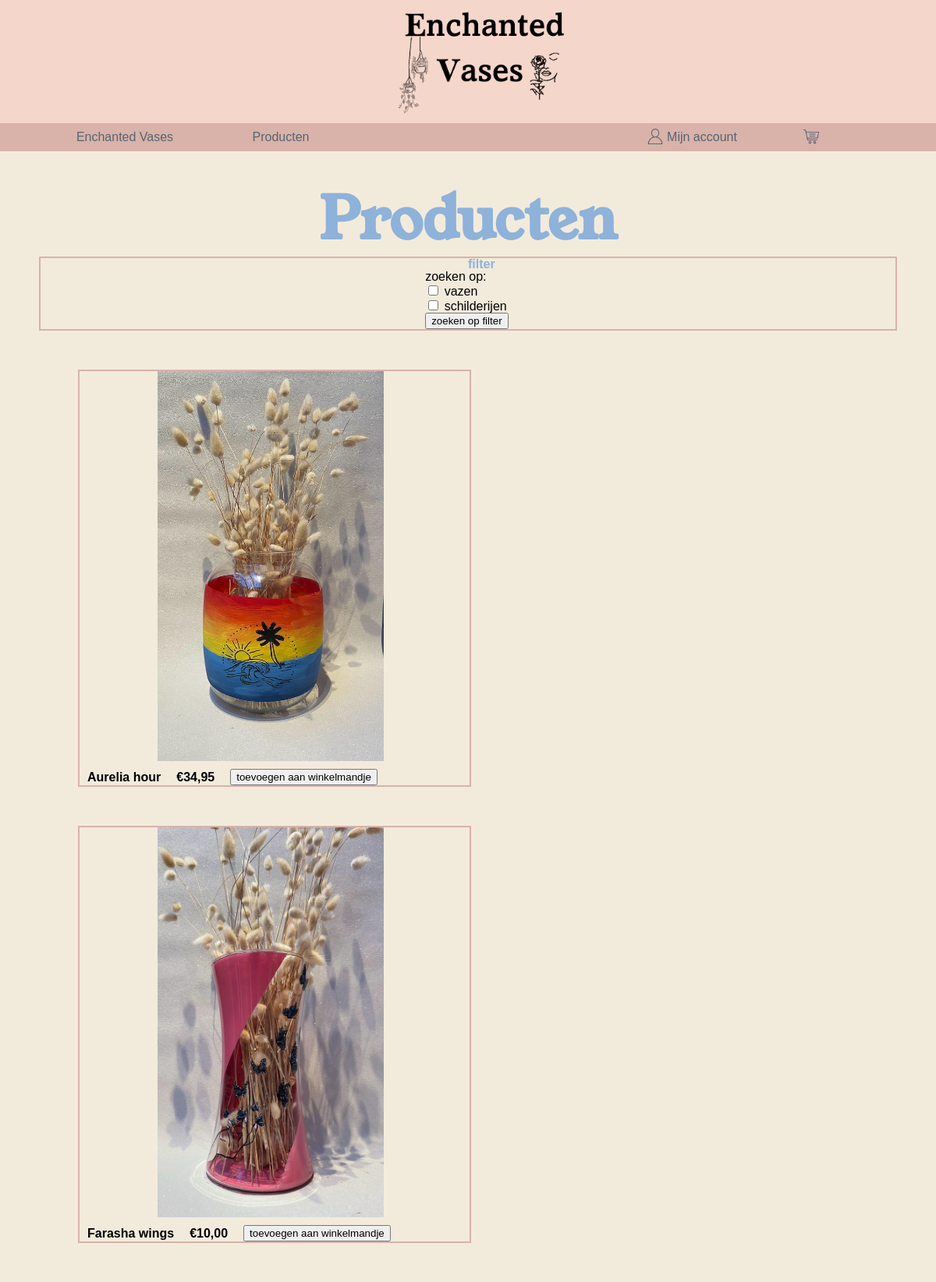
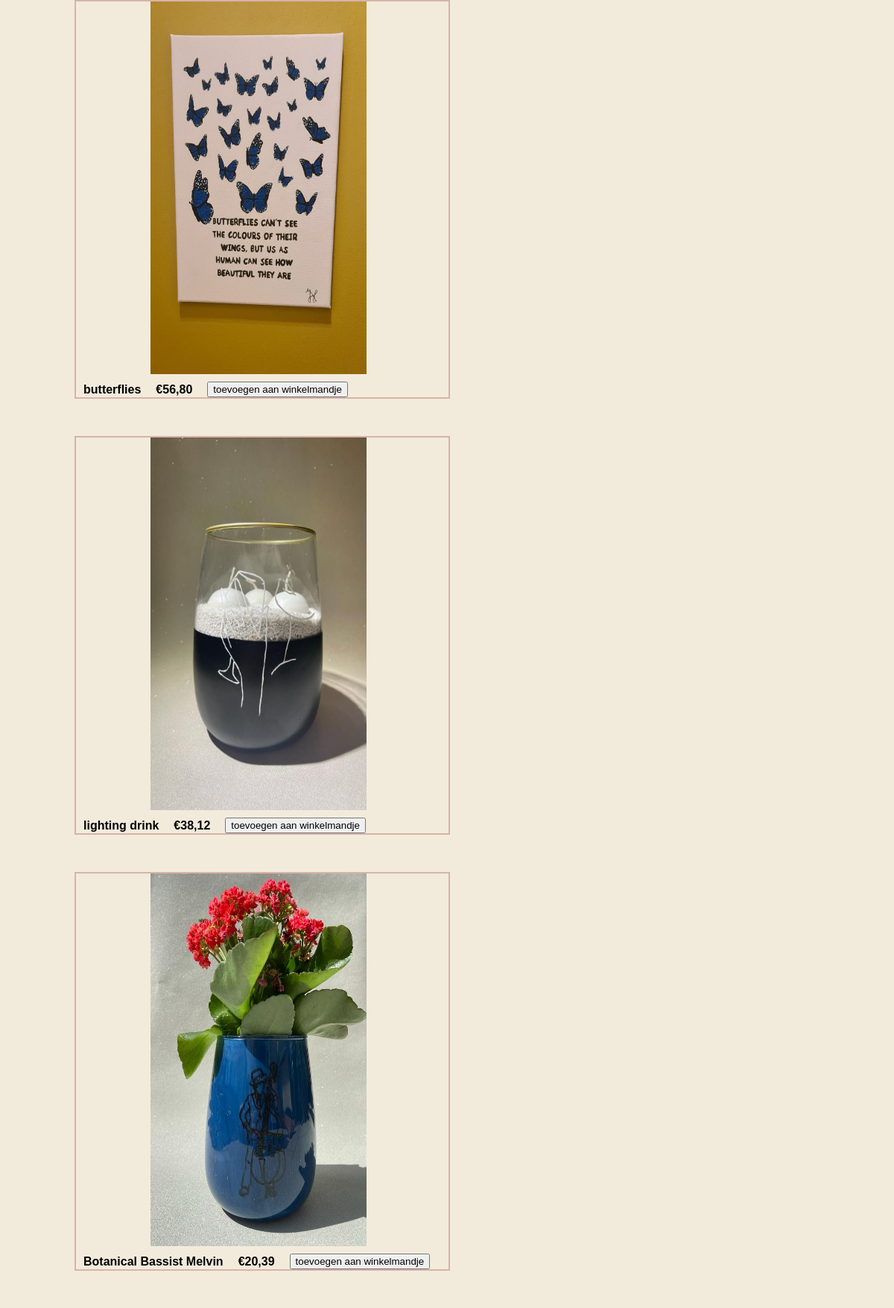
The app's page /Producten.php (upper part) with its own data (2 pictures, top to bottom).
### tables this page shows
CREATE TABLE `producten` (
  `productID` bigint(8) UNSIGNED NOT NULL,
  `naam` varchar(50) DEFAULT NULL,
  `prijs` float(6,2) DEFAULT NULL,
  `aantalOpVoorraad` bigint(8) DEFAULT NULL,
  `categorie` varchar(20) DEFAULT NULL,
  `actief` varchar(11) DEFAULT NULL,
  `afbeelding` varchar(100) DEFAULT NULL,
  `subcategorie` varchar(20) DEFAULT NULL
);

### Producten.php (the view, shortened to what this page needs)
<?php
	$host = 'localhost';
    $user = 'webuser';
    $password = "Lab2021";
    $link = mysqli_connect($host, $user, $password) or die("Error: er kon geen conectie gemaakt worden.");
    $database = "webshop";
    mysqli_select_db($link, $database) or die("Error: database kon niet geopend worden");
	$show_all_query = "SELECT *  FROM producten WHERE actief = 1 and aantalOpVoorraad > 0";
    $resultaat_show = mysqli_query($link, $show_all_query);
?>
<!doctype html>
<html>
<head>
    <?php
	include ("./Standaard/header.php")
	?>
	<link href="./css/producten.css" rel="stylesheet" />
</head>
<?php
    	if($_SESSION['userRol'] == 'owner'){
            include ("./Standaard/nav_owner.php");
        }else{
            include ("./Standaard/link_header_nav.php");
        }
?>
<div class="box1">
	<h1 class="welkom">
		Producten
	</h1>
    <div class="box_filter">
        <h2 class="filter">filter</h2>
        <div class="filet_middel">
            <form method="post">
                <p>zoeken op:</p>
                <div class="hoofd_check">
                    <input type="checkbox" id="vazen" name="vazen" value="vazen" onclick="checkbox()">
                    <label for="vazen">vazen</label>
                </div>
                <div class="hoofd_check">
                    <input type="checkbox" id="schilderijen" name="schilderijen" value="schilderijen">
                    <label for="vazen">schilderijen</label>
                </div>
                <input type="button" name="filter" value="zoeken op filter" onclick="start_filter()"/>
            </form>
        </div>
    </div>
    <div id="producten">
        <?php
            while($row_show = mysqli_fetch_array($resultaat_show)){
                echo("<div class='box_product' id='box_product'>");
                    echo("<img class='afbeelding_porduxt' src='{$row_show['afbeelding']}' alt='afbeelding {$row_show['naam']}'>");
                    echo("<div class='product_onderstaande'>");
                        echo("<div class='product_text'>");
                            echo("<p class='naam_product'>".$row_show['naam']."");
                            echo("<a class='prijs_product'>€".number_format($row_show['prijs'], 2, ',', ' ')."</a></p>");
                        echo("</div>");
                        echo("<form method='post'>");
                            echo("<p class='button'><input type='submit' name='toevoegen_winkelmand' value='toevoegen aan winkelmandje' onclick='start()' /></p>");
                        echo("</form>");
                    echo("</div>");
                echo("</div>");
            }
        ?>
    </div>
</div>
<?php
    include("./Standaard/footer_eind.php");
?>

### Standaard/header.php
<link href="./standaard/css/reset.css" rel="stylesheet" />
<link href="./standaard/css/stijl_site.css" rel="stylesheet" />
<link href="./standaard/css/font_family.css" rel="stylesheet" />
<link href="./standaard/css/error.css" rel="stylesheet" />

### Standaard/link_header_nav.php (shortened to what this page needs)
<body>
	<div class="wrapper">
		<header>
			<img class="logo" src="./img/logo/totaal.png" alt="Logo_Enchanted_Vases"/>
		</header>
		<nav>
			<ul>
				<li><a href="./index.php">Enchanted Vases</a></li>
				<li><a href="./Producten.php">Producten</a></li>
				<li class="navl">
					<a href="./Winkelmand.php" class="nav_rechts">
						<img class="icon_nav" src="./img/Icoon/shopping_cart_blauwsite.png" alt="icon winkelkar">
					</a>
				</li>
				<li class="navl">
					<a href="./Mijn_account.php">
					<img class="icon_nav" src="./img/Icoon/onlog_icoon_blauwsite.png" alt="icon acount">Mijn account</a>
				</li>
			</ul>
		</nav>

### Standaard/footer_eind.php (shortened to what this page needs)
	</div>
</body>
</html>

### Standaard/css/stijl_site.css (style rules this page uses)
body { font-family:Arial }
html { background-color: #F2EBDC; }
.wrapper { min-width:700px; margin:0px auto 0px auto; }
header { background-color: #F5D6CA; }
header::after { content:""; display: block; clear: both; }
.logo { width: 240px; float:left; margin: 10px; margin-left: 42%; }
nav { background-color: #D9B2A9; position: sticky; top: 0; z-index: 100; }
nav li { float: left; width: 200px; }
nav>ul>li:first-child { padding-left: 5%; }
nav ul:after { content: ""; display: block; clear: both; }
nav a { display:block; color: #556573; text-decoration: none; text-align:center; padding: 10px 15px; }
.nav_rechts { padding-right: 5%; }
.navl { float: right; text-align:center; }
.icon_nav { width: 20px; float: left; margin-top: -3px; margin-left: 15px; margin-right: -37px; }
.box1 { padding: 50px; }
.box1::after { content: ""; display: block; clear: both; }
.welkom { text-align: center; font-size: 75px; color: #8EB2D9; font-family: Young_Seriff; padding-bottom: 10px; }

### css/producten.css (style rules this page uses)
.box_product { border: solid 2px #D9B2A9; width: 500px; float: left; margin-left: 50px; margin-top: 50px; }
.afbeelding_porduxt { margin-left: 100px; height: 500px; width: 290px; }
.product_text { margin-left: 10px; margin-top: 10px; font-weight: bold; float: left; }
.prijs_product { padding-left: 20px; }
.button { align-items: center; float: left; margin-top: 7px; margin-left: 20px; }
.product_onderstaande::after { content:""; display: block; clear: both; }
.box_filter { border: #D9B2A9 solid 2px; }
.filter { margin-left: 50%; color: #8EB2D9; }
.filet_middel { margin-left: 45%; }

### records on screen
producten: afbeelding (picture), naam "Aurelia hour", prijs "34,95"
producten: afbeelding (picture), naam "Farasha wings", prijs "10,00"
producten: afbeelding (picture), naam "butterflies", prijs "56,80"
producten: afbeelding (picture), naam "lighting drink", prijs "38,12"
producten: afbeelding (picture), naam "Botanical Bassist Melvin", prijs "20,39"
